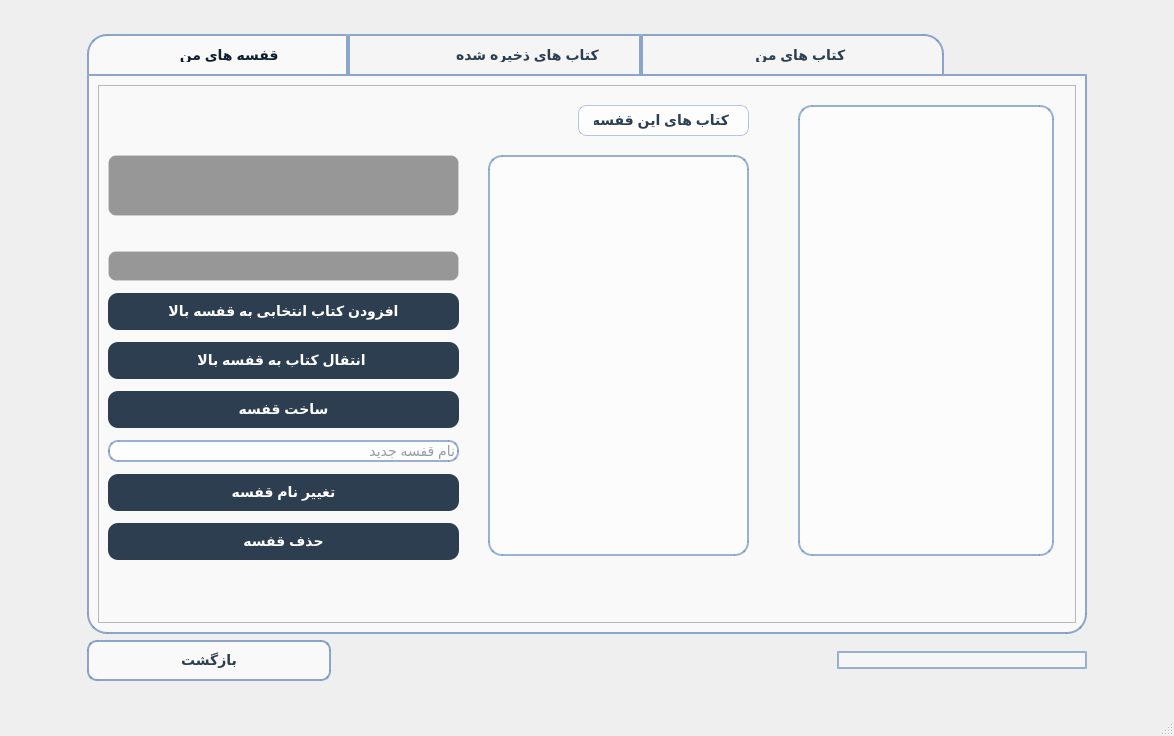
<?xml version="1.0" encoding="UTF-8"?>
<ui version="4.0">
 <class>LibraryWindow_c</class>
 <widget class="QMainWindow" name="LibraryWindow_c">
  <property name="geometry">
   <rect>
    <x>0</x>
    <y>0</y>
    <width>1174</width>
    <height>736</height>
   </rect>
  </property>
  <property name="windowTitle">
   <string>MainWindow</string>
  </property>
  <property name="styleSheet">
   <string notr="true">QTabWidget {
    background: transparent;
}

QTabWidget::pane {
    border: 2px solid rgba(112, 146, 190, 0.8); 
    background: rgba(255, 255, 255, 0.65); 
    border-bottom-left-radius: 20px;
    border-bottom-right-radius: 20px;
    border-top-left-radius: 0px;
    border-top-right-radius: 0px;
}

QTabBar {
    background: transparent;
    qproperty-drawBase: 0;
}

QTabBar::tab {
    background: rgba(255, 255, 255, 0.35);  
    padding: 12px 20px;
    border: 2px solid rgba(112, 146, 190, 0.8);
    border-bottom: none;
    color: #2c3e50; 
    font-size: 14px;
    font-weight: bold;
    font-family: &quot;Segoe UI&quot;, &quot;Tahoma&quot;, sans-serif;
    text-align: center;
    border-top-left-radius: 0px;
    border-top-right-radius: 0px;
}

QTabBar::tab:first {
    border-top-left-radius: 20px;
}

QTabBar::tab:last {
    border-top-right-radius: 20px;
}

QTabBar::tab:selected {
    background: rgba(255, 255, 255, 0.65);
    border: 2px solid rgba(112, 146, 190, 0.8);
    border-bottom: none;
    color: #111e2e;
}

QTabBar::tab:hover {
    background: rgba(255, 255, 255, 0.5);
    color: #000000;
}

QListWidget {
    background: rgba(255, 255, 255, 0.45);  
    border: 2px solid rgba(112, 146, 190, 0.7);
    border-radius: 14px;
    color: #2c3e50;
    font-size: 13px;
    font-family: &quot;Segoe UI&quot;, &quot;Tahoma&quot;, sans-serif;
}

QListWidget::item {
    color: #2c3e50;
    border-radius: 8px;
}

QListWidget::item:hover {
    background-color: rgba(112, 146, 190, 0.15);
}

QListWidget::item:selected {
    background-color: rgba(112, 146, 190, 0.3);
    color: #111e2e;
}

QListWidget QScrollBar:horizontal {
    border: none;
    background: rgba(112, 146, 190, 0.2); 
    border-bottom-left-radius: 8px;
    border-bottom-right-radius: 8px;
}

QListWidget QScrollBar::handle:horizontal {
    background: #a6c8e0; 
    border-radius: 5px;
}

QListWidget QScrollBar::handle:horizontal:hover {
    background: #7baad0; 
}

QListWidget QScrollBar::add-line:horizontal,
QListWidget QScrollBar::sub-line:horizontal {
    border: none;
    background: none;
}

QListWidget QScrollBar::add-page:horizontal, 
QListWidget QScrollBar::sub-page:horizontal {
    background: none;
}

QListWidget QScrollBar:vertical {
    border: none;
    background: rgba(112, 146, 190, 0.2); 
    border-top-right-radius: 8px;
    border-bottom-right-radius: 8px;
}

QListWidget QScrollBar::handle:vertical {
    background: #a6c8e0; 
    border-radius: 5px;
}

QListWidget QScrollBar::handle:vertical:hover {
    background: #7baad0; 
}

QListWidget QScrollBar::add-line:vertical,
QListWidget QScrollBar::sub-line:vertical {
    border: none;
    background: none;
}

QListWidget QScrollBar::add-page:vertical,
QListWidget QScrollBar::sub-page:vertical {
    background: none;
}
QPushButton {
    background-color: #2c3e50; 
    color: #ffffff;
    border: none;
    border-radius: 10px;
    padding: 10px;
    font-family: &quot;Segoe UI&quot;, &quot;Tahoma&quot;;
    font-size: 14px;
    font-weight: bold;
}

QPushButton:hover {
    background-color: #34495e; 
    color: #d4af37;
    font-weight: bold;
}

QPushButton:pressed {
    background-color: #1a252f;
}

QPushButton#backButton {
    background-color: rgba(255, 255, 255, 0.6); 
    color: #2c3e50;
    border: 2px solid rgba(112, 146, 190, 0.8);
}

QPushButton#backButton:hover {
    background-color: rgba(255, 255, 255, 0.8);
    color: #000000;
}

QLineEdit {
    background: rgba(255, 255, 255, 0.6);
    border: 1.5px solid rgba(112, 146, 190, 0.7);
    border-radius: 10px;
    color: #2c3e50;
    font-size: 14px;
}

QLineEdit:focus {
    background: rgba(255, 255, 255, 0.85);
    border: 2px solid #7092be;
}
QComboBox#moveToShelfComboBox {
    background: rgba(255, 255, 255, 0.45);
    border: 2px solid rgba(112, 146, 190, 0.7);
    border-radius: 14px;
    color: #2c3e50;
    font-family: &quot;Segoe UI&quot;, &quot;Tahoma&quot;, sans-serif;
}

QComboBox#moveToShelfComboBox::drop-down {
    border: none;
}

QComboBox#moveToShelfComboBox QAbstractItemView {
    background: rgba(255, 255, 255, 0.45);
    border: 2px solid rgba(112, 146, 190, 0.7);
    border-radius: 14px;
    color: #2c3e50;
    selection-background-color: rgba(112, 146, 190, 0.3);
    selection-color: #111e2e;
}</string>
  </property>
  <widget class="QWidget" name="centralwidget">
   <property name="styleSheet">
    <string notr="true">#centralwidget {
    border-image: url(:/back.im.jpg) 0 0 0 0 stretch stretch;
}</string>
   </property>
   <layout class="QGridLayout" name="gridLayout">
    <item row="0" column="2">
     <spacer name="verticalSpacer">
      <property name="orientation">
       <enum>Qt::Vertical</enum>
      </property>
      <property name="sizeHint" stdset="0">
       <size>
        <width>20</width>
        <height>18</height>
       </size>
      </property>
     </spacer>
    </item>
    <item row="1" column="0">
     <spacer name="horizontalSpacer">
      <property name="orientation">
       <enum>Qt::Horizontal</enum>
      </property>
      <property name="sizeHint" stdset="0">
       <size>
        <width>86</width>
        <height>20</height>
       </size>
      </property>
     </spacer>
    </item>
    <item row="1" column="1" colspan="4">
     <widget class="QTabWidget" name="mainTabWidget">
      <property name="sizePolicy">
       <sizepolicy hsizetype="Fixed" vsizetype="Fixed">
        <horstretch>0</horstretch>
        <verstretch>0</verstretch>
       </sizepolicy>
      </property>
      <property name="minimumSize">
       <size>
        <width>1000</width>
        <height>600</height>
       </size>
      </property>
      <property name="styleSheet">
       <string notr="true"/>
      </property>
      <property name="currentIndex">
       <number>0</number>
      </property>
      <widget class="QWidget" name="shelvesTab">
       <attribute name="title">
        <string>                         قفسه های من                   </string>
       </attribute>
       <layout class="QGridLayout" name="gridLayout_3">
        <item row="0" column="0">
         <widget class="QFrame" name="frame">
          <property name="sizePolicy">
           <sizepolicy hsizetype="Preferred" vsizetype="Preferred">
            <horstretch>0</horstretch>
            <verstretch>0</verstretch>
           </sizepolicy>
          </property>
          <property name="frameShape">
           <enum>QFrame::StyledPanel</enum>
          </property>
          <property name="frameShadow">
           <enum>QFrame::Raised</enum>
          </property>
          <widget class="QLabel" name="shelfBooksLabel">
           <property name="geometry">
            <rect>
             <x>480</x>
             <y>20</y>
             <width>171</width>
             <height>31</height>
            </rect>
           </property>
           <property name="sizePolicy">
            <sizepolicy hsizetype="Preferred" vsizetype="Preferred">
             <horstretch>0</horstretch>
             <verstretch>0</verstretch>
            </sizepolicy>
           </property>
           <property name="styleSheet">
            <string notr="true">QLabel#shelfBooksLabel {
    color: #2c3e50;
    background: rgba(255, 255, 255, 0.65);
    border: 1px solid rgba(112, 146, 190, 0.5);
    border-radius: 8px;
    padding: 5px 15px;
    font-size: 14px;
    font-weight: bold;
}</string>
           </property>
           <property name="text">
            <string>کتاب های این قفسه :</string>
           </property>
          </widget>
          <widget class="QListWidget" name="shelvesListWidget">
           <property name="geometry">
            <rect>
             <x>700</x>
             <y>20</y>
             <width>256</width>
             <height>451</height>
            </rect>
           </property>
          </widget>
          <widget class="QListWidget" name="shelfBookListWidget">
           <property name="geometry">
            <rect>
             <x>390</x>
             <y>70</y>
             <width>261</width>
             <height>401</height>
            </rect>
           </property>
          </widget>
          <widget class="QComboBox" name="moveToShelfComboBox">
           <property name="geometry">
            <rect>
             <x>10</x>
             <y>70</y>
             <width>351</width>
             <height>61</height>
            </rect>
           </property>
           <property name="minimumSize">
            <size>
             <width>0</width>
             <height>60</height>
            </size>
           </property>
           <property name="styleSheet">
            <string notr="true">QComboBox {
    background-color: rgba(0, 0, 0, 100);
    color: white;
    border: 1px solid rgba(255, 255, 255, 30);
    border-radius: 8px;
    padding: 5px 10px;
    font-size: 14px;
}
QComboBox::drop-down {
    border: none;
}
QComboBox::down-arrow {
    image: url(:/icons/arrow_down.png); 
    width: 15px;
    height: 15px;
}
QComboBox QAbstractItemView {
    background-color: rgba(0, 0, 0, 200);
    color: white;
    selection-background-color: rgba(45, 95, 139, 150);
}</string>
           </property>
          </widget>
          <widget class="QWidget" name="layoutWidget_shelves">
           <property name="geometry">
            <rect>
             <x>10</x>
             <y>160</y>
             <width>351</width>
             <height>321</height>
            </rect>
           </property>
           <layout class="QVBoxLayout" name="verticalLayout">
            <item>
             <widget class="QComboBox" name="addBookComboBox">
              <property name="styleSheet">
               <string notr="true">QComboBox {
               background-color: rgba(0, 0, 0, 100);
               color: white;
               border: 1px solid rgba(255, 255, 255, 30);
               border-radius: 8px;
               padding: 5px 10px;
               font-size: 14px;
           }
           QComboBox::drop-down {
               border: none;
           }
           QComboBox QAbstractItemView {
               background-color: rgba(0, 0, 0, 200);
               color: white;
               selection-background-color: rgba(45, 95, 139, 150);
           }</string>
              </property>
             </widget>
            </item>
            <item>
             <widget class="QPushButton" name="addBookToShelfButton">
              <property name="text">
               <string>افزودن کتاب انتخابی به قفسه بالا</string>
              </property>
             </widget>
            </item>
            <item>
             <widget class="QPushButton" name="moveBookButton">
              <property name="text">
               <string>انتقال کتاب به قفسه بالا </string>
              </property>
             </widget>
            </item>
            <item>
             <widget class="QPushButton" name="createShelfButton">
              <property name="text">
               <string>ساخت قفسه</string>
              </property>
             </widget>
            </item>
            <item>
             <widget class="QLineEdit" name="newShelfNameLineEdit">
              <property name="placeholderText">
               <string>نام قفسه جدید </string>
              </property>
             </widget>
            </item>
            <item>
             <widget class="QPushButton" name="renameShelfButton">
              <property name="text">
               <string>تغییر نام قفسه</string>
              </property>
             </widget>
            </item>
            <item>
             <widget class="QPushButton" name="deleteShelfButton">
              <property name="text">
               <string>حذف قفسه</string>
              </property>
             </widget>
            </item>
           </layout>
          </widget>
         </widget>
        </item>
       </layout>
      </widget>
      <widget class="QWidget" name="savedBooksTab">
       <attribute name="title">
        <string>                              کتاب های ذخیره شده             </string>
       </attribute>
       <widget class="QListWidget" name="saveBooksListWidget">
        <property name="geometry">
         <rect>
          <x>20</x>
          <y>20</y>
          <width>961</width>
          <height>301</height>
         </rect>
        </property>
       </widget>
       <widget class="QWidget" name="layoutWidget_savedBooks">
        <property name="geometry">
         <rect>
          <x>230</x>
          <y>340</y>
          <width>531</width>
          <height>87</height>
         </rect>
        </property>
        <layout class="QVBoxLayout" name="verticalLayout_2">
         <item>
          <widget class="QPushButton" name="removeSavedBookButton">
           <property name="text">
            <string>حذف از لیست ذخیره ها</string>
           </property>
          </widget>
         </item>
         <item>
          <widget class="QPushButton" name="viewSavedBookButton">
           <property name="text">
            <string>مشاهده جزئیات</string>
           </property>
          </widget>
         </item>
        </layout>
       </widget>
      </widget>
      <widget class="QWidget" name="tab">
       <attribute name="title">
        <string>                               کتاب های من                           </string>
       </attribute>
       <widget class="QListWidget" name="myBooksListWidget">
        <property name="geometry">
         <rect>
          <x>40</x>
          <y>21</y>
          <width>921</width>
          <height>271</height>
         </rect>
        </property>
       </widget>
       <widget class="QPushButton" name="openBookButton">
        <property name="geometry">
         <rect>
          <x>300</x>
          <y>320</y>
          <width>391</width>
          <height>61</height>
         </rect>
        </property>
        <property name="text">
         <string>مشاهده / مطالعه </string>
        </property>
       </widget>
      </widget>
     </widget>
    </item>
    <item row="1" column="5">
     <spacer name="horizontalSpacer_2">
      <property name="orientation">
       <enum>Qt::Horizontal</enum>
      </property>
      <property name="sizeHint" stdset="0">
       <size>
        <width>86</width>
        <height>20</height>
       </size>
      </property>
     </spacer>
    </item>
    <item row="2" column="1">
     <widget class="QPushButton" name="backButton">
      <property name="text">
       <string>بازگشت</string>
      </property>
     </widget>
    </item>
    <item row="2" column="4">
     <widget class="QLabel" name="statusLabel">
      <property name="sizePolicy">
       <sizepolicy hsizetype="Fixed" vsizetype="Fixed">
        <horstretch>0</horstretch>
        <verstretch>0</verstretch>
       </sizepolicy>
      </property>
      <property name="minimumSize">
       <size>
        <width>250</width>
        <height>0</height>
       </size>
      </property>
      <property name="styleSheet">
       <string notr="true">QLabel#statusLabel {
    background: rgba(255, 255, 255, 0.45);
    border: 2px solid rgba(112, 146, 190, 0.7);
    border-radius: 14px;
    color: #2c3e50;
    font-family: &quot;Segoe UI&quot;, &quot;Tahoma&quot;, sans-serif;
    font-weight: bold;
}</string>
      </property>
      <property name="text">
       <string/>
      </property>
     </widget>
    </item>
    <item row="3" column="3">
     <spacer name="verticalSpacer_2">
      <property name="orientation">
       <enum>Qt::Vertical</enum>
      </property>
      <property name="sizeHint" stdset="0">
       <size>
        <width>20</width>
        <height>19</height>
       </size>
      </property>
     </spacer>
    </item>
   </layout>
  </widget>
  <widget class="QMenuBar" name="menubar">
   <property name="geometry">
    <rect>
     <x>0</x>
     <y>0</y>
     <width>1174</width>
     <height>25</height>
    </rect>
   </property>
  </widget>
  <widget class="QStatusBar" name="statusbar"/>
 </widget>
 <resources/>
 <connections/>
</ui>
